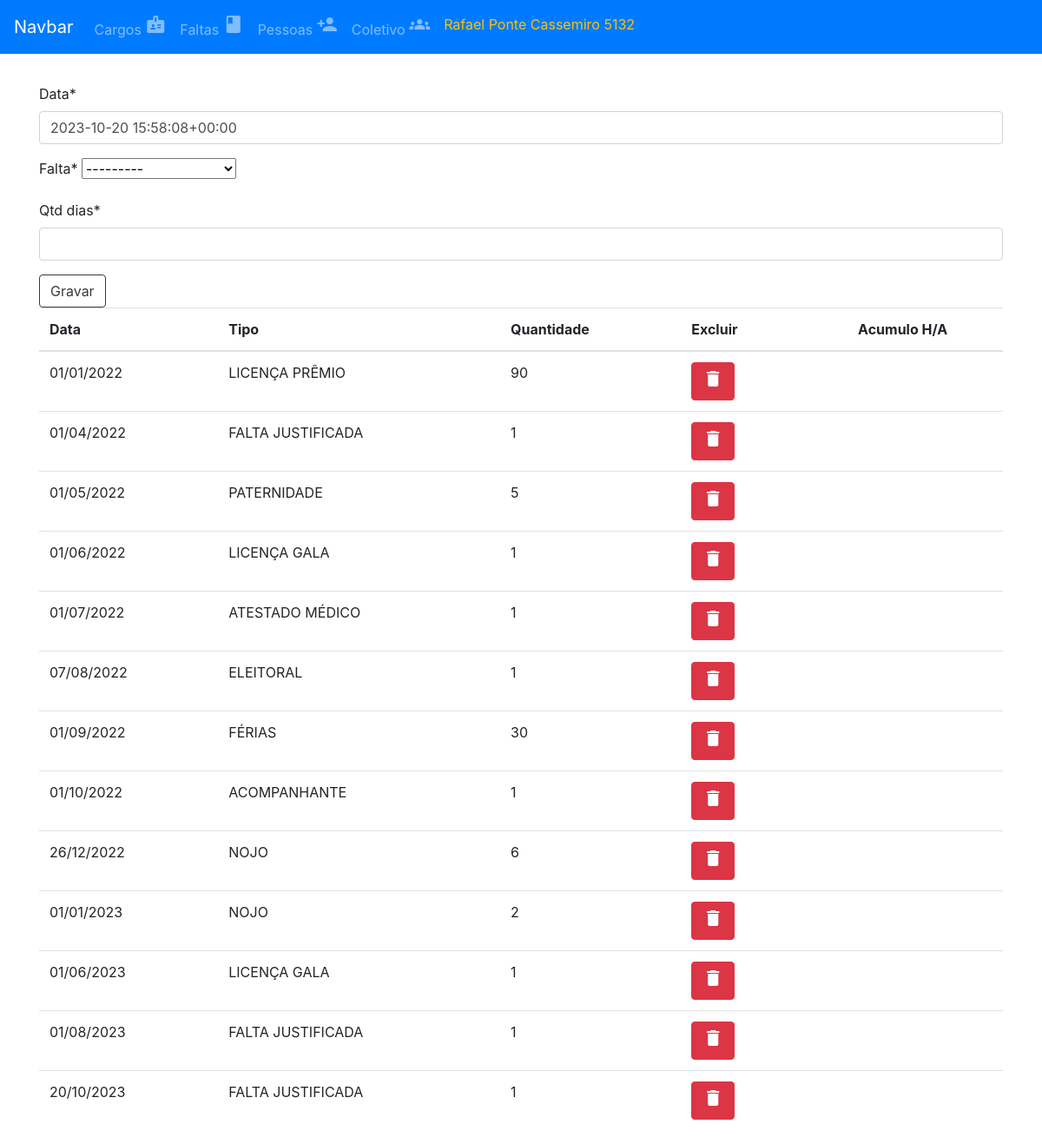
Screenshot of /pessoas/5132/faltas with the database file from the repository.
### app_pessoa/models.py (models this page shows)
class Pessoas(models.Model):
    EFETIVO =  (
     (True,'Sim'),
     (False,'Não')
    )
    id = models.CharField(max_length=6, primary_key=True)
    nome = models.CharField(max_length=150)
    dt_nasc = models.DateField(default='1991-01-01')
    cpf = models.CharField(max_length=11, default='11111111111')
    admissao = models.DateField(default='1991-01-01')
    saida = models.DateField(null=True)
    efetivo = models.BooleanField(choices=EFETIVO, default=False)
    cargo = models.ForeignKey(Cargos, on_delete=models.CASCADE, related_name="pessoas_cargos")

### app_ficha_cem/models.py (models this page shows, shortened)
class Faltas_Pessoas(models.Model):
    pessoa = models.ForeignKey(Pessoas, on_delete=models.CASCADE)
    data = models.DateField(default=now)
    falta = models.ForeignKey(Faltas, on_delete=models.CASCADE)
    qtd_dias = models.IntegerField(default=1)
    class Meta:
        unique_together=('pessoa','data')

### app_falta/models.py (models this page shows)
class Faltas(models.Model):
    tipo = models.CharField(max_length=3)
    descricao =  models.CharField(max_length=30)
    def __str__(self):
        return f'{self.descricao}'

### app_ficha_cem/views.py (the view)
# urls.py: path('pessoas/<str:pessoa_id>/faltas', pessoas_faltas, name="lancarfalta" ),
def pessoas_faltas(request, pessoa_id):
    pessoa = Pessoas.objects.get(pk=pessoa_id)
    pessoa_falta = Faltas_Pessoas.objects.filter(pessoa=pessoa).order_by('data')[:30]
    admissao = pessoa.admissao
    saida = pessoa.saida
    data_lancamento = 0
    ha = {}
    valor_ha = []
    for lancamento in pessoa_falta:
        if lancamento.falta.tipo == 'HA':
            valor_ha.append(lancamento.qtd_dias)
            ha[lancamento.id] = valor_ha.copy()
    for k,v in ha.items():
        ha[k] = sum(v)
    print(ha,'===')
    if request.method == 'POST':
        form = formularioLF(request.POST)
        qtd_dias = int(form.data['qtd_dias'])
        data_lancamento = form['data'].value()
        falta = Faltas.objects.get(pk=form['falta'].value())
        data_lancamento = datetime.strptime(data_lancamento, '%Y-%m-%d').date()
        dia_mes_ano = gerar_lancamento_em_memoria(data_lancamento,qtd_dias)
        conflito = lancar_falta(data_lancamento, qtd_dias, pessoa_id)
        ano_fechado = verificar_status_ano(data_lancamento.year,pessoa_id)
        ativo  = verificar_data_saida(data_lancamento,pessoa_id)
        if form.is_valid():
            if  data_lancamento >= admissao and ativo:
                if conflito:
                    if not ano_fechado:
                        for k in dia_mes_ano.keys():
                            qtd_dias = len(dia_mes_ano[k]) # quantos dias existem dentro da chave ano
                            data_lancamento = dia_mes_ano[k][0] # pega o primeiro dia do lançamento e depois o primeiro dia do ano
                            novoObj = Faltas_Pessoas(pessoa=pessoa,data=data_lancamento,qtd_dias=qtd_dias,falta=falta)
                            novoObj.save()
                        messages.success(request,"Falta registrada!")
                        return redirect('lancarfalta',pessoa_id)
                    else:
                        messages.error(request,f"Ano {data_lancamento.year} Fechado! Abrir se deseja efetuar lançamentos!",'danger')
                else:
                    messages.error(request,"Não foi possível registrar a falta! Pode existir conflito de datas!",'danger')
            else:
                if not ativo:
                    messages.warning(request,f"Precisa ser uma data válida!  Data Admissão: {admissao.strftime('%d/%m/%Y')} Data Saída: {saida.strftime('%d/%m/%Y')}")
                else:
                    messages.warning(request,f"Precisa ser uma data válida!  Data Admissão: {admissao.strftime('%d/%m/%Y')}")
        else:
            messages.error(request,"Formulário Inválido!",'danger')
    else:
        form = formularioLF(initial={'pessoa':pessoa})
    return render(request,'template/lancar_falta.html', {'form':form, 'pessoa':pessoa, 'faltas':pessoa_falta,'ha':ha})

### app_ficha_cem/forms.py
class formularioLF(forms.ModelForm):
    pessoa = forms.ModelChoiceField(queryset=Pessoas.objects.all(),
                                      widget=forms.HiddenInput())
    data =  forms.DateField(initial=now,
    widget= DatePickerInput()
                                   )
    qtd_dias = forms.IntegerField()
    class Meta:
        model = Faltas_Pessoas
        fields = ['data','falta','pessoa','qtd_dias']
        widgets = {
            'data': DatePickerInput()
        }

### template/lancar_falta.html (shortened to what this page needs)
{% extends 'template/menu.html'%}
{% load crispy_forms_tags %}
{% load bootstrap4 %}
{% block content %}
<form method="POST">
    {{ form|crispy }}
    <div clas="form-group">
        <button class="btn btn-outline-dark">Gravar</button>
    </div>
</form>
<table class="table table-hover">
    <thead>
        <tr>
            <th scope="col">Data</th>
            <th scope="col">Tipo</th>
            <th scope="col">Quantidade</th>
            <th scope="col">Excluir</th>
            <th class="text-center" scope="col">Acumulo H/A</th>
        </tr>
    </thead>
    <tbody>
        {% for falta in faltas %}
        <tr>
            <td>
                {{ falta.data|date:"d/m/Y" }}
            </td>
            <td>
                {{falta.falta}}
            </td>
            <td>
                {{falta.qtd_dias}}
            </td>
            <td>
                <a class='btn btn-danger' href="{% url 'excluirevento' pessoa.id falta.id %}"><span
                        class="material-icons">
                    </span></a>
            </td>
            {% if falta.falta.tipo == "HA" %}
            <td class="text-center">{{ha|get_item:falta.id}}</td>
            {% else %}
            <td class="text-center"></td>
            {% endif %}
        </tr>
        {% endfor %}
    </tbody>
</table>
{% endblock content %}

### template/menu.html (shortened to what this page needs)
{% load static %}
<!DOCTYPE html>
<html lang="en">
<head>
    <link rel="stylesheet" href="https://cdn.jsdelivr.net/npm/bootstrap@4.0.0/dist/css/bootstrap.min.css"
>
    <link rel="stylesheet" href="https://use.fontawesome.com/releases/v5.7.0/css/all.css"
>
</head>
<body>
    <nav class="navbar navbar-expand-lg navbar-dark bg-primary  fixed-top">
        <a class="navbar-brand" href="#">Navbar</a>
        <div class="collapse navbar-collapse" id="navbarSupportedContent">
            <ul class="navbar-nav mr-auto">
                <li class="nav-item">
                    <a class="nav-link" href="{% url 'listarcargos' %}">Cargos <span class="material-icons">
                        </span></a>
                </li>
                <li class="nav-item">
                    <a class="nav-link" href="{% url 'listarfaltas' %}">Faltas <span class="material-icons">
                        </span></a>
                </li>
                <li class="nav-item">
                    <a class="nav-link" href="{% url 'listarpessoas' %}">Pessoas <span class="material-icons">
                        </span></a>
                </li>
                <li class="nav-item">
                    <a class="nav-link" href="{% url 'coletivo' %}">Coletivo <span class="material-icons">
                        </span></a>
                </li>
                <li class="nav-item">
                    <a class="nav-link text-warning" href="{% url 'listarpessoas' %}">{{pessoa.nome}} {{pessoa.id}}</a>
                </li>
    </nav>
    <div class="container mt-5">
        {% block content %}
        {% endblock content %}
    </div>
</body>
</html>

### rows the page displays
Pessoas: nome "Rafael Ponte Cassemiro", id "5132"
Faltas_Pessoas: data "01/01/2022", falta "LICENÇA PRÊMIO", qtd_dias "90"
Faltas_Pessoas: data "01/04/2022", falta "FALTA JUSTIFICADA", qtd_dias "1"
Faltas_Pessoas: data "01/05/2022", falta "PATERNIDADE", qtd_dias "5"
Faltas_Pessoas: data "01/06/2022", falta "LICENÇA GALA", qtd_dias "1"
Faltas_Pessoas: data "01/07/2022", falta "ATESTADO MÉDICO", qtd_dias "1"
Faltas_Pessoas: data "07/08/2022", falta "ELEITORAL", qtd_dias "1"
Faltas_Pessoas: data "01/09/2022", falta "FÉRIAS", qtd_dias "30"
Faltas_Pessoas: data "01/10/2022", falta "ACOMPANHANTE", qtd_dias "1"
Faltas_Pessoas: data "26/12/2022", falta "NOJO", qtd_dias "6"
Faltas_Pessoas: data "01/01/2023", falta "NOJO", qtd_dias "2"
Faltas_Pessoas: data "01/06/2023", falta "LICENÇA GALA", qtd_dias "1"
Faltas_Pessoas: data "01/08/2023", falta "FALTA JUSTIFICADA", qtd_dias "1"
Faltas_Pessoas: data "20/10/2023", falta "FALTA JUSTIFICADA", qtd_dias "1"
